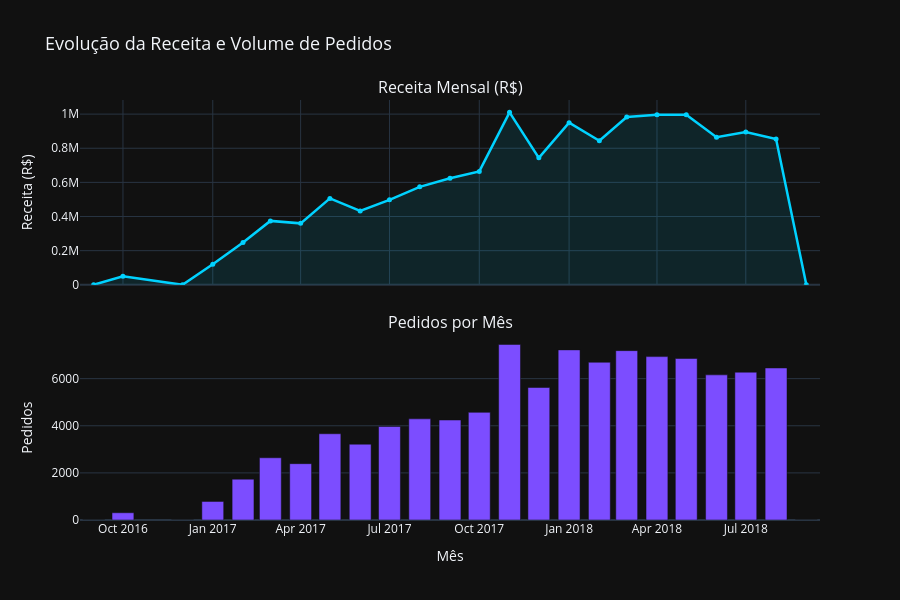

Notebook source saved alongside this figure:
### Markdown cell above
---
## 6. Análises e Gráficos

### 6.1 Evolução da Receita Mensal
**Pergunta:** Qual foi a evolução da receita ao longo do tempo?

### Code cell
fig = make_subplots(
    rows=2, cols=1,
    shared_xaxes=True,
    subplot_titles=("Receita Mensal (R$)", "Pedidos por Mês"),
    vertical_spacing=0.12,
)

fig.add_trace(
    go.Scatter(
        x=monthly_revenue["purchase_year_month"],
        y=monthly_revenue["revenue"],
        mode="lines+markers",
        name="Receita",
        line=dict(color="#00d2ff", width=2.5),
        marker=dict(size=5),
        fill="tozeroy",
        fillcolor="rgba(0,210,255,0.1)",
    ),
    row=1, col=1,
)

fig.add_trace(
    go.Bar(
        x=monthly_revenue["purchase_year_month"],
        y=monthly_revenue["orders"],
        name="Pedidos",
        marker_color="#7c4dff",
    ),
    row=2, col=1,
)

fig.update_layout(
    title="Evolução da Receita e Volume de Pedidos",
    template=PLOTLY_TEMPLATE,
    height=600,
    showlegend=False,
    title_font_size=18,
)
fig.update_yaxes(title_text="Receita (R$)", row=1, col=1)
fig.update_yaxes(title_text="Pedidos", row=2, col=1)
fig.update_xaxes(title_text="Mês", row=2, col=1)

fig.show()

### Figure 1 — Plotly figure (JSON) as saved in the notebook; plotly's stock layout.template omitted (floating-point values rounded to 4 significant figures)
{"data": [{"fill": "tozeroy", "fillcolor": "rgba(0,210,255,0.1)", "line": {"color": "#00d2ff", "width": 2.5}, "marker": {"size": 5}, "mode": "lines+markers", "name": "Receita", "type": "scatter", "x": ["2016-09", "2016-10", "2016-12", "2017-01", "2017-02", "2017-03", "2017-04", "2017-05", "2017-06", "2017-07", "2017-08", "2017-09", "2017-10", "2017-11", "2017-12", "2018-01", "2018-02", "2018-03", "2018-04", "2018-05", "2018-06", "2018-07", "2018-08", "2018-09"], "xaxis": "x", "y": [267.4, 49510.0, 10.9, 120300.0, 247300.0, 374300.0, 359900.0, 506100.0, 433000.0, 498000.0, 574000.0, 624400.0, 664200.0, 1010000.0, 743900.0, 950000.0, 844200.0, 983200.0, 996600.0, 996500.0, 865100.0, 895500.0, 854700.0, 145.0], "yaxis": "y"}, {"marker": {"color": "#7c4dff"}, "name": "Pedidos", "type": "bar", "x": ["2016-09", "2016-10", "2016-12", "2017-01", "2017-02", "2017-03", "2017-04", "2017-05", "2017-06", "2017-07", "2017-08", "2017-09", "2017-10", "2017-11", "2017-12", "2018-01", "2018-02", "2018-03", "2018-04", "2018-05", "2018-06", "2018-07", "2018-08", "2018-09"], "xaxis": "x2", "y": [3, 308, 1, 789, 1733, 2641, 2391, 3660, 3217, 3969, 4293, 4243, 4568, 7451, 5624, 7220, 6694, 7188, 6934, 6853, 6160, 6273, 6452, 1], "yaxis": "y2"}], "layout": {"annotations": [{"font": {"size": 16}, "showarrow": false, "text": "Receita Mensal (R$)", "x": 0.5, "xanchor": "center", "xref": "paper", "y": 1, "yanchor": "bottom", "yref": "paper"}, {"font": {"size": 16}, "showarrow": false, "text": "Pedidos por Mês", "x": 0.5, "xanchor": "center", "xref": "paper", "y": 0.44, "yanchor": "bottom", "yref": "paper"}], "height": 600, "showlegend": false, "title": {"font": {"size": 18}, "text": "Evolução da Receita e Volume de Pedidos"}, "xaxis": {"anchor": "y", "domain": [0, 1], "matches": "x2", "showticklabels": false}, "xaxis2": {"anchor": "y2", "domain": [0, 1], "title": {"text": "Mês"}}, "yaxis": {"anchor": "x", "domain": [0.56, 1], "title": {"text": "Receita (R$)"}}, "yaxis2": {"anchor": "x2", "domain": [0, 0.44], "title": {"text": "Pedidos"}}}}
